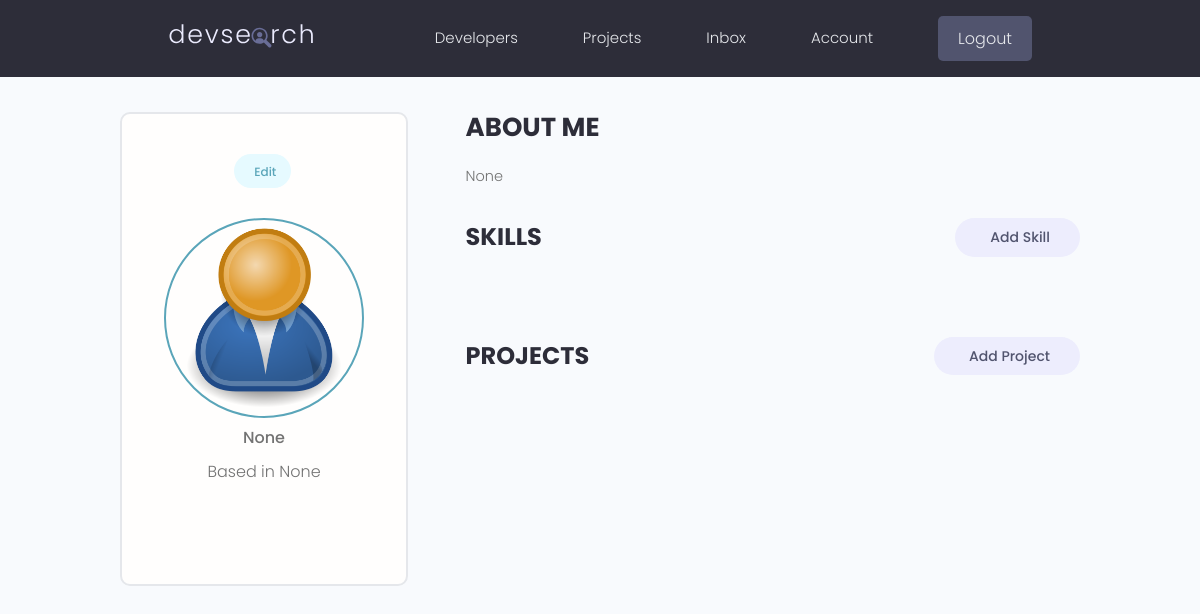
The page /account/ (signed in) on the database as committed earlier.
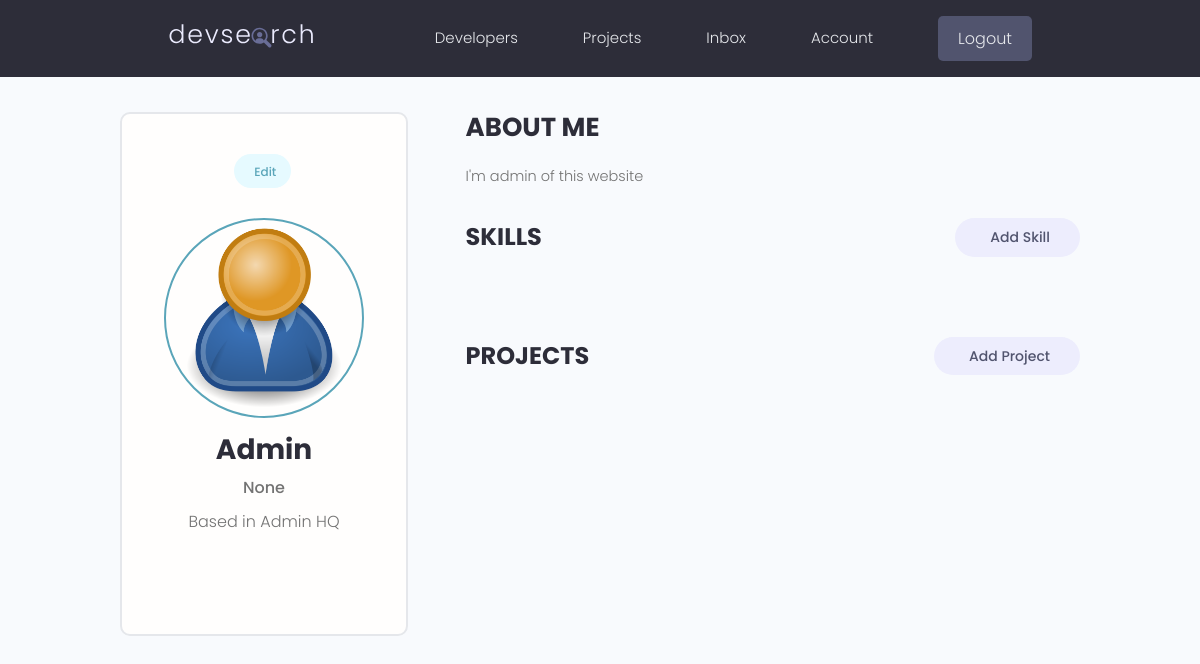
The same page on the database as committed later.
### users/models.py (models this page shows, shortened)
class Profile(models.Model):
    user=models.OneToOneField(User, on_delete=models.CASCADE, null=True,blank=True)
    name=models.CharField(max_length=200,null=True,blank=True)
    email=models.EmailField(max_length=500,null=True,blank=True)
    username=models.CharField(max_length=200,null=True,blank=True)
    location=models.CharField(max_length=200,null=True,blank=True)
    short_intro=models.CharField(max_length=200,null=True,blank=True)
    bio=models.TextField(null=True,blank=True)
    profile_image=models.ImageField(null=True,blank=True,default="profiles/user-default.png", upload_to='profiles/')
    social_github=models.CharField(max_length=200,null=True,blank=True)
    social_twitter=models.CharField(max_length=200,null=True,blank=True)
    social_linkedin=models.CharField(max_length=200,null=True,blank=True)
    social_youtube=models.CharField(max_length=200,null=True,blank=True)
    social_website=models.CharField(max_length=200,null=True,blank=True)
    created=models.DateTimeField(auto_now_add=True)
    id=models.UUIDField(default=uuid.uuid4,unique=True,primary_key=True,editable=False)

### users/views.py (the view)
# urls.py: path('account/',views.userAccount,name="account"),
@login_required(login_url='login')
def userAccount(request):
    profile=request.user.profile
    skills=profile.skill_set.all()
    projects=profile.project_set.all()
    context={'profile':profile,'skills':skills,'projects':projects}
    return render(request,'users/account.html',context)

### users/templates/users/account.html (shortened to what this page needs)
{% extends 'main.html' %}
{% block content %}
<main class="settingsPage profile my-md">
    <div class="container">
      <div class="layout">
        <div class="column column--1of3">
          <div class="card text-center">
            <div class="card__body dev">
              <a class="tag tag--pill tag--main settings__btn" href="{% url 'edit-account' %}"> Edit</a>
              <img class="avatar avatar--xl dev__avatar" src="{{profile.profile_image.url}}" />
              <h2 class="dev__name">{{profile.name}}</h2>
              <p class="dev__title">{{profile.short_intro}}</p>
              <p class="dev__location">Based in {{profile.location}}</p>
            </div>
          </div>
        </div>
        <div class="column column--2of3">
          <div class="devInfo">
            <h3 class="devInfo__title">About Me</h3>
            <p class="devInfo__about">
                {{profile.bio}}
            </p>
          </div>
          <div class="settings">
            <h3 class="settings__title">Skills</h3>
            <a class="tag tag--pill tag--sub settings__btn tag--lg" href="#"> Add Skill</a>
          </div>
          <div class="settings">
            <h3 class="settings__title">Projects</h3>
            <a class="tag tag--pill tag--sub settings__btn tag--lg" href="#"> Add Project</a>
          </div>
        </div>
      </div>
    </div>
  </main>
{% endblock content %}

Rows that differ between the two databases and show on the page:
changed Profile "None": name (not shown) → "Admin"; location "None" → "Admin HQ"; bio "None" → "I'm admin of this website"
